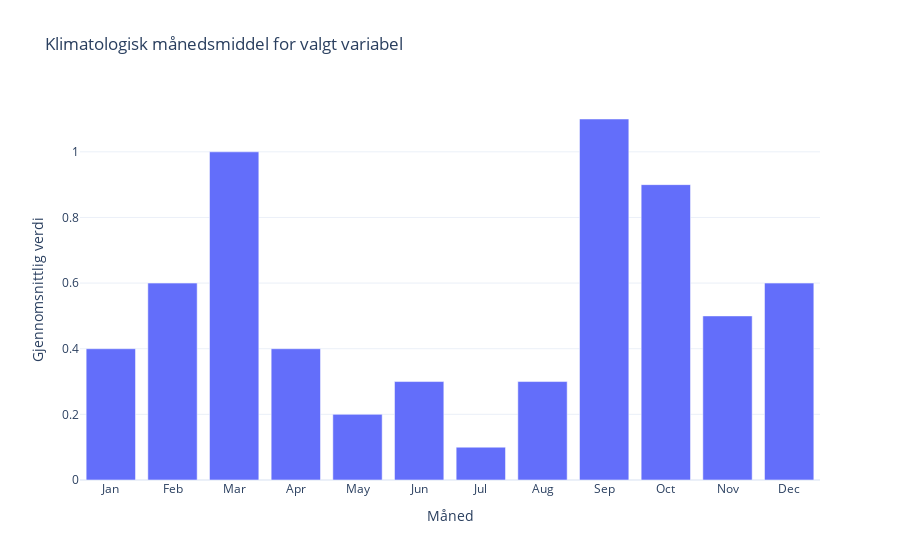

Notebook code for this chart:
### Markdown cell above
### Enkel visualisering

### Code cell
df_klima = analyzer.langtidsmiddel_per_måned(
    city="tromso",
    element_id="sum(precipitation_amount P1D)",
    statistikk="median",        # evt. "median" eller "std"
)

fig = go.Figure()
fig.add_trace(
    go.Bar(
        x=df_klima["month_name"],
        y=df_klima["verdi"],
        name="Oslo"
    )
)
fig.update_layout(
    title="Klimatologisk månedsmiddel for valgt variabel",
    xaxis_title="Måned",
    yaxis_title="Gjennomsnittlig verdi",
    template="plotly_white"
)
fig.show()

### Figure 1 — Plotly figure (JSON) as saved in the notebook; plotly's stock layout.template omitted (floating-point values rounded to 4 significant figures)
{"data": [{"name": "Oslo", "type": "bar", "x": ["Jan", "Feb", "Mar", "Apr", "May", "Jun", "Jul", "Aug", "Sep", "Oct", "Nov", "Dec"], "y": [0.4, 0.6, 1.0, 0.4, 0.2, 0.3, 0.1, 0.3, 1.1, 0.9, 0.5, 0.6]}], "layout": {"title": {"text": "Klimatologisk månedsmiddel for valgt variabel"}, "xaxis": {"title": {"text": "Måned"}}, "yaxis": {"title": {"text": "Gjennomsnittlig verdi"}}}}
